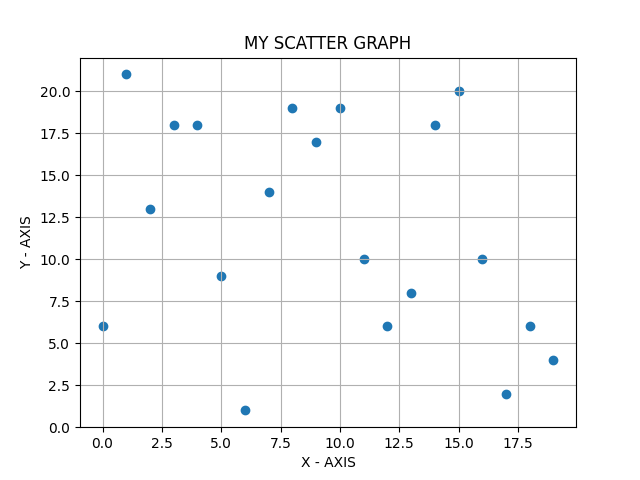

Recreate this plot in Python.
import matplotlib.pyplot as plt
from random import randint

x = [_ for _ in range(20)]
y = [randint(1, 21) for _ in range(20)]
plt.scatter(x, y)
plt.xlabel('X - AXIS')
plt.ylabel('Y - AXIS')
plt.title('MY SCATTER GRAPH')
plt.grid()
plt.show()
